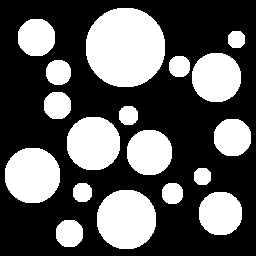
#> input picture Assign3/circles.png, 256 x 256 px
$ python Question2.py
#> lines starting #> are read from the running program, lines starting #| are printed output that depends on the picture; after the words box and inside, x2 and y2 are one past the last pixel; in counts of white or black regions, pixels touching at a corner belong together
# -*- coding: utf-8 -*-
"""
Created on Thu Dec  1 21:12:11 2022

@author: kevin
"""
import cv2
import skimage.io as io
import numpy as np

c = io.imread("circles.png").astype('bool')*1
#> c: shape (256, 256) int64; values 0 (black) and 1 (white), 35.9% white; 18 white regions, largest, box (x1, y1, x2, y2) and area: (86, 8, 165, 87) 5013, (97, 190, 156, 249) 2809, (5, 148, 60, 203) 2449
#io.imshow(c) # original image
x = np.random.random_sample(c.shape)
c[np.nonzero(x>0.95)] = 0
c[np.nonzero(x<=0.05)] = 1
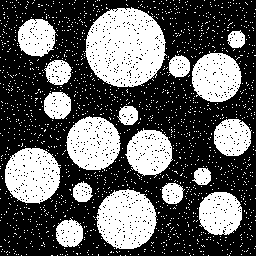
#> c: shape (256, 256) int64; values 0 (black) and 1 (white), 37.4% white; 1628 white regions (1610 under 20 px), largest, box (x1, y1, x2, y2) and area: (85, 7, 167, 87) 4802, (96, 189, 157, 249) 2683, (5, 148, 61, 204) 2348

#io.imshow(c) # original image with noise
c = c.astype('uint8')
opening = cv2.morphologyEx(c, cv2.MORPH_OPEN, np.ones((2,2),np.uint8))
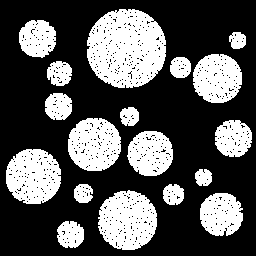
#> opening: shape (256, 256); values 0 (black) and 1 (white), 33.9% white; 18 white regions, largest, box (x1, y1, x2, y2) and area: (87, 9, 166, 88) 4747, (98, 190, 157, 250) 2649, (6, 149, 61, 204) 2317
#io.imshow(opening) # half of final result
closing = cv2.morphologyEx(opening, cv2.MORPH_CLOSE, np.ones((2,2),np.uint8))
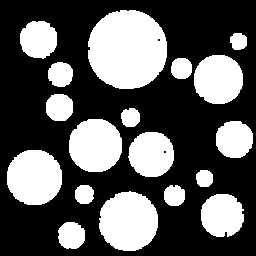
#> closing: shape (256, 256); values 0 (black) and 1 (white), 35.5% white; 18 white regions, largest, box (x1, y1, x2, y2) and area: (88, 10, 167, 89) 4993, (99, 191, 158, 251) 2775, (7, 150, 62, 205) 2438
io.imshow(closing) # final result
